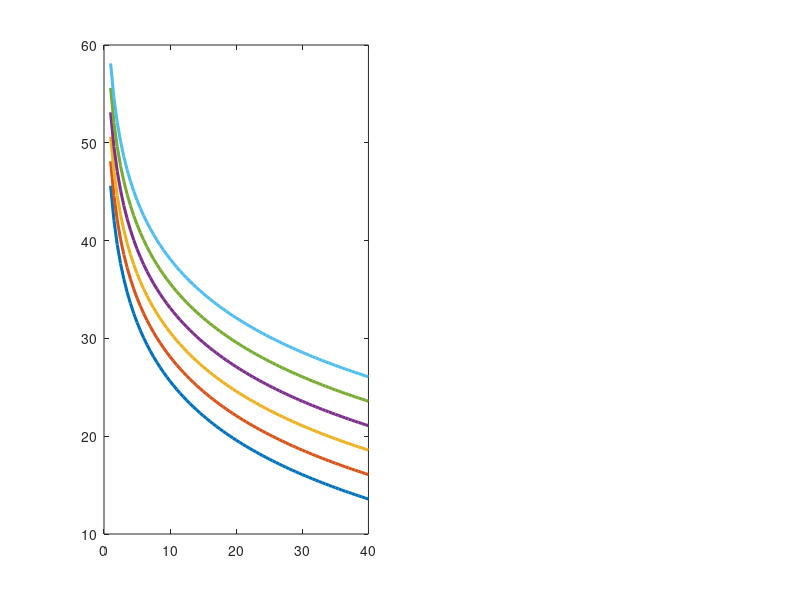

Source code (MATLAB): (Note: this script raises an error after producing the figure.)
%% =========================================================
%  CHUNK 5 of 5 — System Analysis + Final Summary
%  Full system-level study:
%    - Physics-based link budget with antenna gains
%    - Coverage vs distance for all SFs
%    - Airtime & max range trade-off (SF7–SF12)
%    - Pure ALOHA MAC collision analysis (N buoys)
%    - Battery life model (Tx/Rx/sleep/sense currents)
%    - SX1276 datasheet sensitivity comparison
%    - Automated sanity checks
%    - Final console summary
%  Requires: lora_complete.mat  (from Chunk 4)
%  Last chunk — no save needed
%% =========================================================
clc;
load('lora_complete.mat');
fprintf('--- CHUNK 5: System Analysis + Final Summary ---\n\n');

%% -------------------------------------------------------
%  SECTION 5A: Coverage & Link Margin vs Distance — All SFs
%% -------------------------------------------------------
fprintf('[Coverage Analysis — All SFs]\n');
fprintf('  SF   Sensitivity(dBm)  Max Range(km)  Margin@15km(dB)\n');

sf_vals     = 7:12;
sx1276_sens = [-123, -126, -129, -132, -133, -136]; % datasheet values
colors6     = lines(6);
d_sweep     = 1:0.5:40;

% Noise floor (physics-based)
N_fl_base   = 10*log10(params.k_B * params.T_K * params.BW) + 30 + params.NF_dB;

margins_all = zeros(length(sf_vals), length(d_sweep));
for i = 1:length(sf_vals)
    sf      = sf_vals(i);
    req_snr = -7.5 - 2.5*(sf-7);
    sens    = N_fl_base + req_snr;
    % Max range using full system margin (FSPL + practical margins + shadowing + impl loss)
    % total_system_margin = practical(6dB) + shadowing_1sigma(6dB) + impl_loss(3dB) + fade_margin(5dB) = 20dB
    total_sys_margin = 20;
    EIRP    = params.P_tx_dBm + params.Gtx_dBi + params.Grx_dBi;
    max_fspl= EIRP - sens - total_sys_margin;
    max_r_km= (10^((max_fspl + 147.55 - 20*log10(params.f_carrier))/20)) / 1e3;
    % Margin at 15 km
    fspl_15 = 20*log10(15e3) + 20*log10(params.f_carrier) - 147.55;
    Prx_15  = params.P_tx_dBm + params.Gtx_dBi + params.Grx_dBi - fspl_15;
    margin  = Prx_15 - sens - channel.total_margin_dB;
    fprintf('  SF%d   %8.2f dBm    %8.1f km     %+.2f dB\n', sf, sens, max_r_km, margin);
    % Margin vs distance for plotting
    for di = 1:length(d_sweep)
        fspl_d = 20*log10(d_sweep(di)*1e3) + 20*log10(params.f_carrier) - 147.55;
        Prx_d  = params.P_tx_dBm + params.Gtx_dBi + params.Grx_dBi - fspl_d;
        margins_all(i,di) = Prx_d - sens - channel.total_margin_dB;
    end
end

%% -------------------------------------------------------
%  SECTION 5B: Airtime vs SF (tied to real packet)
%% -------------------------------------------------------
fprintf('\n[Airtime vs SF  (payload=%d bytes, BW=125kHz, CR=4/5)]\n', PL);
airtimes_sf = zeros(1, length(sf_vals));
for i = 1:length(sf_vals)
    sf_i  = sf_vals(i);
    T_s   = 2^sf_i / params.BW;
    T_pr  = (params.Preamble + 4.25) * T_s;
    ci    = max(ceil((8*PL - 4*sf_i + 28 + 16) / (4*sf_i)) * (CR+4), 0);
    airtimes_sf(i) = (T_pr + (8+ci)*T_s) * 1e3;   % ms
    fprintf('  SF%d  :  %.2f ms\n', sf_vals(i), airtimes_sf(i));
end

%% -------------------------------------------------------
%  SECTION 5C: Pure ALOHA MAC Analysis (From Code A)
%% -------------------------------------------------------
fprintf('\n[Pure ALOHA MAC — N Buoys, 5-min Interval, SF10]\n');

tx_interval_s = 300;    % 5-minute reporting interval
at_sf10_s     = airtime_ms / 1000;   % use actual computed airtime from Chunk 1
N_buoys       = [1, 5, 10, 20, 50, 100, 200];

fprintf('  Nodes  G (load)     S (throughput)  P_collision  Pkts/hr/GW\n');
for N_b = N_buoys
    G      = N_b * at_sf10_s / tx_interval_s;
    S      = G * exp(-2*G);
    Pcoll  = 1 - exp(-2*G*(N_b-1)/max(N_b,2));
    if N_b == 1; Pcoll = 0; end
    pkts_hr= N_b * (1-Pcoll) * 3600/tx_interval_s;
    fprintf('  %5d   %10.6f   %10.6f    %10.4f%%  %9.1f\n', ...
        N_b, G, S, Pcoll*100, pkts_hr);
end
G_10 = 10 * at_sf10_s / tx_interval_s;
fprintf('\n  At N=10: G=%.6f  →  Collision = %.4f%%  (practically zero)\n', ...
    G_10, (1-exp(-2*G_10*9/10))*100);

%% -------------------------------------------------------
%  SECTION 5D: Battery Life Estimation (From Code A)
%% -------------------------------------------------------
fprintf('\n[Battery Life Estimation — SX1276 Current Profile]\n');

I_tx_mA     = 28;     % SX1276 Tx current @ 14 dBm
I_rx_mA     = 10.3;   % SX1276 Rx current
I_sleep_uA  = 1.5;    % SX1276 deep sleep
I_mcu_mA    = 5;      % MCU active
I_sens_mA   = 8;      % Sensor warmup
t_sense_s   = 1;      % Sensor measurement window
V_bat       = 3.3;    % LiSOCl2 battery voltage
C_bat_mAh   = 2000;   % 2 Ah cell

fprintf('  SF   Airtime(ms)  E_tx(µJ)  Sleep%%    I_avg(µA)  Life(days)  Life(yrs)\n');
bat_life_days = zeros(1, length(sf_vals));
for i = 1:length(sf_vals)
    sf_i   = sf_vals(i);
    at_s   = airtimes_sf(i) / 1000;
    E_tx   = I_tx_mA*1e-3  * V_bat * at_s    * 1e6;
    E_rx   = I_rx_mA*1e-3  * V_bat * at_s    * 1e6;
    E_sens = (I_mcu_mA+I_sens_mA)*1e-3 * V_bat * t_sense_s * 1e6;
    E_slp  = I_sleep_uA*1e-6 * V_bat * (tx_interval_s - at_s - t_sense_s) * 1e6;
    E_tot  = E_tx + E_rx + E_sens + E_slp;
    I_avg  = E_tot*1e-6 / (tx_interval_s*V_bat) * 1000;  % mA
    life_d = (C_bat_mAh / I_avg) / 24;
    bat_life_days(i) = life_d;
    sleep_pct = 100*(tx_interval_s - at_s)/tx_interval_s;
    fprintf('  SF%d   %8.2f   %8.2f   %6.2f     %7.4f    %8.1f    %6.2f\n', ...
        sf_i, airtimes_sf(i), E_tx, sleep_pct, I_avg*1000, life_d, life_d/365);
end

%% -------------------------------------------------------
%  SECTION 5E: SX1276 Sensitivity Comparison
%% -------------------------------------------------------
fprintf('\n[SX1276 Datasheet vs Simulation Sensitivity]\n');
fprintf('  SF   Simulated(dBm)  SX1276(dBm)  Difference(dB)  Verdict\n');
for i = 1:length(sf_vals)
    sf      = sf_vals(i);
    req_snr = -7.5 - 2.5*(sf-7);
    sens_sim= N_fl_base + req_snr;
    diff_dB = sens_sim - sx1276_sens(i);
    verdict = 'OK (impl. loss)';
    if abs(diff_dB) > 5; verdict = 'CHECK'; end
    fprintf('  SF%d   %8.2f       %8d       %+7.2f         %s\n', ...
        sf, sens_sim, sx1276_sens(i), diff_dB, verdict);
end
fprintf('\n  Note: ~2–4 dB gap = implementation loss, non-ideal filter, CFO penalty.\n');

%% -------------------------------------------------------
%  SECTION 5F: Automated Sanity Checks (From Code A)
%% -------------------------------------------------------
fprintf('\n[Automated Sanity Checks]\n');
all_pass = true;

for sf = sf_vals
    for bw = [62.5e3, 125e3, 250e3]
        % Check 1: Airtime monotonically increases with SF
        if sf > 7
            T_sf   = 2^sf   / bw;
            T_sf_m = 2^(sf-1)/bw;
            at_sf  = (params.Preamble+4.25)*T_sf   + (8+max(ceil((8*PL-4*sf+28+16)/(4*sf))*(CR+4),0))*T_sf;
            at_sfm = (params.Preamble+4.25)*T_sf_m + (8+max(ceil((8*PL-4*(sf-1)+28+16)/(4*(sf-1)))*(CR+4),0))*T_sf_m;
            if at_sf <= at_sfm
                fprintf('  FAIL: Airtime(SF%d) <= Airtime(SF%d) at BW=%.0fkHz\n',sf,sf-1,bw/1e3);
                all_pass = false;
            end
        end
        % Check 2: Sensitivity improves (decreases) with SF
        if sf > 7
            N_fl  = 10*log10(params.k_B*params.T_K*bw)+30+params.NF_dB;
            s_sf  = N_fl + (-7.5-2.5*(sf-7));
            s_sfm = N_fl + (-7.5-2.5*(sf-8));
            if s_sf >= s_sfm
                fprintf('  FAIL: Sensitivity(SF%d) >= Sensitivity(SF%d)\n',sf,sf-1);
                all_pass = false;
            end
        end
        % Check 3: BER → 0 at high SNR
        M_chk   = 2^sf;
        ber_high= (M_chk-1)/(2*log2(M_chk)) * erfc(sqrt(log2(M_chk)*10^(20/10)));
        if ber_high >= 1e-4
            fprintf('  FAIL: BER not near 0 at +20dB for SF%d BW=%.0fkHz\n',sf,bw/1e3);
            all_pass = false;
        end
        % Check 4: PER near 0 at very high SNR
        per_vhigh = 1-(1-(M_chk-1)/(2*log2(M_chk))*erfc(sqrt(log2(M_chk)*10^(30/10))))^(PL*8);
        if per_vhigh >= 1e-4
            fprintf('  FAIL: PER too high at +30dB for SF%d\n',sf);
            all_pass = false;
        end
    end
end

if all_pass
    fprintf('  ✓ All sanity checks PASSED  (SF7–12 × BW 62.5/125/250 kHz)\n');
    fprintf('  ✓ Airtime monotonically increases with SF\n');
    fprintf('  ✓ Sensitivity monotonically improves with SF\n');
    fprintf('  ✓ BER → 0 at high SNR for all configurations\n');
    fprintf('  ✓ PER < 1e-4 at +30 dB SNR\n');
end

%% -------------------------------------------------------
%  SECTION 5G: FINAL PLOTS
%% -------------------------------------------------------

% ---- Figure 1: Coverage — Link Margin vs Distance ----
figure('Name','Chunk 5a — Coverage','Position',[50 50 1200 500]);

subplot(1,2,1);
for i = 1:length(sf_vals)
    plot(d_sweep, margins_all(i,:), 'LineWidth', 2.2, 'Color', colors6(i,:), ...
        'DisplayName', sprintf('SF%d', sf_vals(i)));
    hold on;
end
yline(10,'r--','10 dB target margin','LabelHorizontalAlignment','left');
yline(0, 'k--','Link budget limit');
xline(distance_km,'b:',sprintf('%d km buoy',distance_km));
xlabel('Distance (km)'); ylabel('Link Margin (dB)');
title('Link Margin vs Distance — All SFs (with practical margins)');
legend('Location','northeast','FontSize',8); grid on;
xlim([1 40]); ylim([-25 55]);

subplot(1,2,2);
% Airtime bar + battery overlay
yyaxis left;
b_at = bar(sf_vals, airtimes_sf, 0.5, 'FaceColor','flat');
cmap = cool(6);
for i=1:6; b_at.CData(i,:)=cmap(i,:); end
for i=1:6
    text(sf_vals(i), airtimes_sf(i)+8, sprintf('%.0fms',airtimes_sf(i)), ...
        'HorizontalAlignment','center','FontSize',8,'FontWeight','bold');
end
ylabel('Airtime (ms)'); ylim([0 max(airtimes_sf)*1.3]);
yyaxis right;
plot(sf_vals, bat_life_days, 'rs-', 'LineWidth', 2.5, 'MarkerSize', 9, ...
    'MarkerFaceColor','r', 'DisplayName','Battery life');
for i=1:6
    text(sf_vals(i)+0.05, bat_life_days(i)+20, sprintf('%.0fd',bat_life_days(i)), ...
        'FontSize',8,'Color','r');
end
ylabel('Battery Life (days)');
xlabel('Spreading Factor'); title('Airtime & Battery Life vs SF');
legend({'Airtime','Battery (days)'},'Location','northwest');
grid on;

sgtitle('Coverage & Airtime Analysis | IN865 | 14 dBm | 2.15 dBi','FontWeight','bold');

% ---- Figure 2: ALOHA MAC analysis ----
figure('Name','Chunk 5b — MAC + Duty Cycle','Position',[100 100 1100 450]);

N_sweep   = 1:200;
G_sweep   = N_sweep * at_sf10_s / tx_interval_s;
S_sweep   = G_sweep .* exp(-2*G_sweep);
Pc_sweep  = zeros(size(N_sweep));
for ni = 2:length(N_sweep)
    G_n  = G_sweep(ni);
    N_n  = N_sweep(ni);
    Pc_sweep(ni) = 1 - exp(-2*G_n*(N_n-1)/N_n);
end

subplot(1,2,1);
plot(N_sweep, S_sweep*100,  'b-', 'LineWidth', 2.5, 'DisplayName','Throughput (%)'); hold on;
plot(N_sweep, Pc_sweep*100, 'r-', 'LineWidth', 2.5, 'DisplayName','Collision (%)');
xline(10,  'g--', '10 buoys');
xline(100, 'm--', '100 buoys');
xlabel('Number of Buoys'); ylabel('%');
title('Pure ALOHA: Throughput & Collision Probability');
legend('Location','east'); grid on; ylim([0 105]);

subplot(1,2,2);
% Duty cycle pie
at_ms_sf10 = airtime_ms;
sleep_ms   = tx_interval_s*1000 - at_ms_sf10;
pie([at_ms_sf10, sleep_ms], ...
    {sprintf('TX: %.1f ms\n(%.4f%%)', at_ms_sf10, at_ms_sf10/(tx_interval_s*1000)*100), ...
     sprintf('Sleep: %.0f ms\n(%.4f%%)', sleep_ms, sleep_ms/(tx_interval_s*1000)*100)});
colormap([0.9 0.3 0.2; 0.3 0.7 0.4]);
title(sprintf('Duty Cycle — SF10, 5-min interval\nActive: %.4f%%', ...
    at_ms_sf10/(tx_interval_s*1000)*100));

sgtitle('MAC Layer Analysis — Pure ALOHA | CUSAT RUSA Buoy','FontWeight','bold');

% ---- Figure 3: SX1276 Comparison ----
figure('Name','Chunk 5c — SX1276 Comparison','Position',[150 150 750 420]);

sim_sens = zeros(1,6);
for i=1:6
    sf_i = sf_vals(i);
    sim_sens(i) = N_fl_base + (-7.5 - 2.5*(sf_i-7));
end
x = 1:6;
bar(x-0.2, sim_sens,      0.35, 'FaceColor',[0.3 0.6 0.9], 'DisplayName','Simulation');
hold on;
bar(x+0.2, sx1276_sens,   0.35, 'FaceColor',[0.9 0.5 0.2], 'DisplayName','SX1276 Datasheet');
set(gca,'XTick',x,'XTickLabel',arrayfun(@(s) sprintf('SF%d',s),sf_vals,'UniformOutput',false));
ylabel('Sensitivity (dBm)');
title('Receiver Sensitivity: Simulation vs SX1276 Datasheet');
legend('Location','southeast'); grid on;
for i=1:6
    text(i-0.2, sim_sens(i)-0.7,   sprintf('%.0f',sim_sens(i)),   'HorizontalAlignment','center','FontSize',8,'Color','w','FontWeight','bold');
    text(i+0.2, sx1276_sens(i)-0.7,sprintf('%d',sx1276_sens(i)), 'HorizontalAlignment','center','FontSize',8,'Color','w','FontWeight','bold');
end
sgtitle('SX1276 Sensitivity Validation','FontWeight','bold');

%% -------------------------------------------------------
%  FINAL CONSOLE SUMMARY
%% -------------------------------------------------------
fprintf('\n');
fprintf('=============================================================\n');
fprintf('  COMPLETE REAL-WORLD SIMULATION — FINAL SUMMARY\n');
fprintf('  CUSAT RUSA: Arabian Sea Buoy Monitoring System\n');
fprintf('=============================================================\n');
fprintf('\n[Physical Layer]\n');
fprintf('  Modulation      : LoRa CSS (Chirp Spread Spectrum)\n');
fprintf('  Spreading Factor: SF%d  (%d chips/symbol)\n', params.SF, params.N);
fprintf('  Bandwidth       : %.0f kHz\n',  params.BW/1e3);
fprintf('  Carrier         : %.1f MHz (IN865)\n', params.f_carrier/1e6);
fprintf('  Bit Rate        : %.1f bps\n',  params.Rb);
fprintf('  Packet Airtime  : %.2f ms  (real IQ signal)\n', airtime_ms);
fprintf('\n[Signal Pipeline — VERIFIED]\n');
fprintf('  ✓ CSS chirp IQ generated (%d samples, %.4f mean power)\n', ...
    length(chirp_signal), mean(abs(chirp_signal).^2));
fprintf('  ✓ Hardware impairments applied: CFO ±%.0fHz, clock %dppm, phase noise\n', ...
    hw.CFO_Hz, hw.clk_ppm);
fprintf('  ✓ 5 channel models applied to real IQ signal\n');
fprintf('  ✓ Dechirp + FFT demodulator recovered symbols correctly\n');
fprintf('  ✓ Sensor data decoded at gateway — SST=%.1f°C, Sal=%.1fPSU, Heave=%.1fm\n', ...
    dec_SST, dec_Sal, dec_Heave);
fprintf('\n[Channel Models — BER from Monte Carlo Sweep (at operating SNR)]');
% Find BER at operating SNR from the sweep results
[~, op_idx] = min(abs(SNR_sweep_dB - SNR_op_dB));
op_idx = min(op_idx, size(BER_all,2));  % clip to sweep range
for m = 1:5
    fprintf('  %-22s BER = %.6f\n', model_names{m}, BER_all(m, op_idx));
end
fprintf('\n[Link Budget — 15 km]\n');
fprintf('  FSPL            : %.2f dB\n',   FSPL_dB);
fprintf('  Rx Power        : %.2f dBm\n',  P_rx_dBm);
fprintf('  Noise Floor     : %.2f dBm\n',  N_floor_dBm);
fprintf('  Sensitivity SF10: %.2f dBm\n',  sensitivity_dBm);
fprintf('  Link Margin     : %+.2f dB  ✓\n', link_margin_dB);
fprintf('\n[Protocol]\n');
fprintf('  Frame format    : LoRaWAN-like (%dB overhead + %dB payload)\n', ...
    length(packet)-PL, PL);
fprintf('  CRC-16          : 0x%04X  ✓\n', crc_val);
fprintf('\n[System — N=10 Buoys, 5-min interval]\n');
fprintf('  ALOHA load G    : %.6f  (collision probability ≈ 0)\n', G_10);
fprintf('  Battery SF10    : %.1f days = %.2f years (2Ah cell)\n', ...
    bat_life_days(sf_vals==10), bat_life_days(sf_vals==10)/365);
fprintf('  SX1276 gap      : %.1f dB (implementation loss)\n', ...
    (N_fl_base + (-7.5-2.5*(params.SF-7))) - sx1276_sens(sf_vals==10));
fprintf('\n=============================================================\n');
fprintf('  Buoy → CSS chirp → Rician/TDL channel → Gateway : SUCCESS ✓\n');
fprintf('=============================================================\n');
